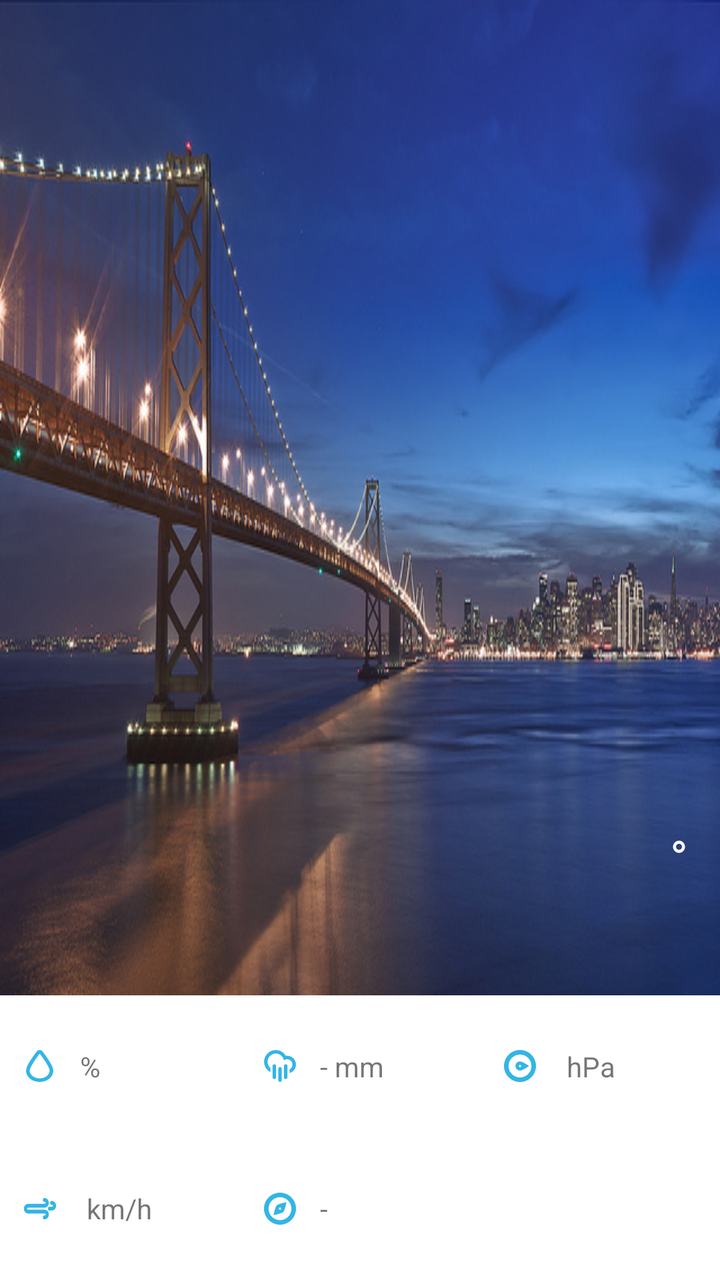
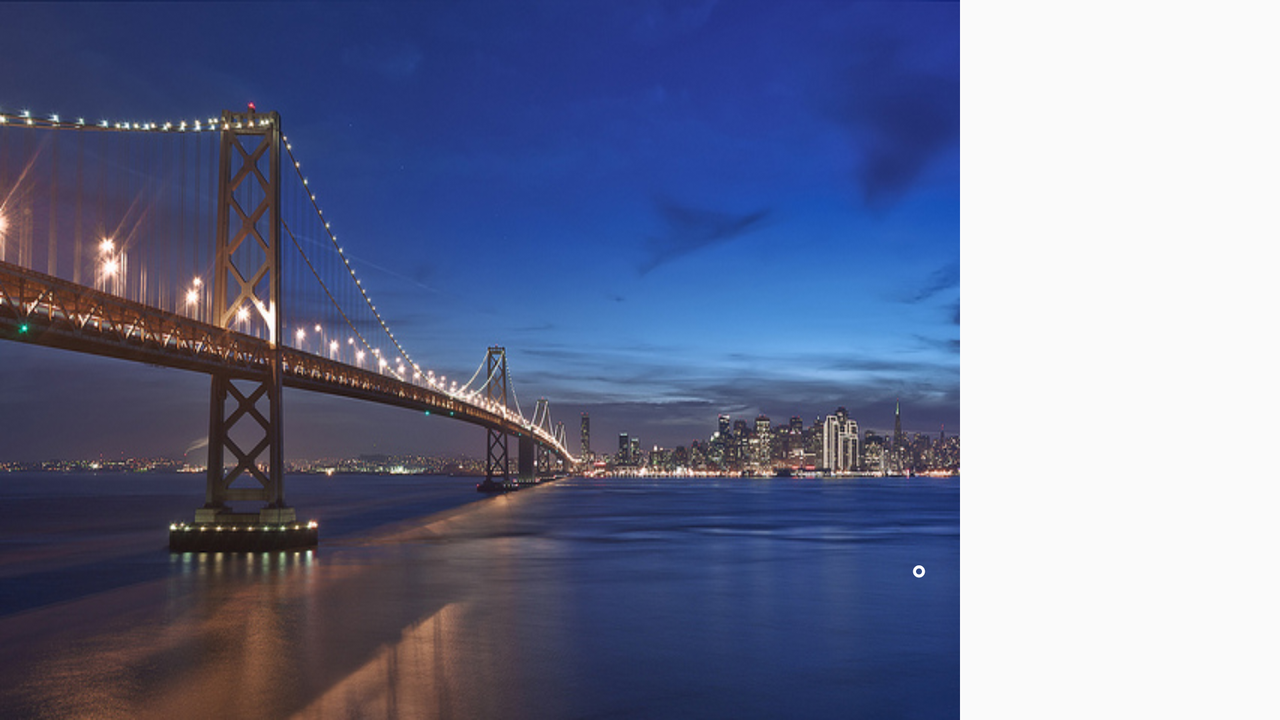

The same Android screen from two of the app's own layout files: first res/layout/ as a phone draws it, then the repository's variant for another configuration, drawn on a device whose configuration selects that folder. Both files follow.
<!-- AndroidManifest.xml: application theme AppTheme -->
<!-- res/layout/fragment_today.xml -->
<LinearLayout xmlns:android="http://schemas.android.com/apk/res/android"
    xmlns:tools="http://schemas.android.com/tools" android:layout_width="match_parent"
    android:layout_height="match_parent"
    android:orientation="vertical"
    tools:context="com.example.android.navigationdrawer.ui.TodayFragment">


    <RelativeLayout
        android:layout_width="match_parent"
        android:layout_height="0dp"
        android:layout_weight="7"
        android:background="@drawable/stock">

        <ImageView
            android:id="@+id/weather_icon"
            android:layout_width="40dp"
            android:layout_height="40dp"
            android:layout_alignParentBottom="true"
            android:layout_marginLeft="16dp"
            android:layout_marginBottom="24dp"
            android:background="@drawable/gray_background"/>

        <TextView
            android:id="@+id/weather_condition"
            android:layout_width="wrap_content"
            android:layout_height="wrap_content"
            android:textColor="@color/white"
            android:textSize="20sp"
            android:layout_alignBottom="@id/weather_icon"
            android:layout_alignTop="@id/weather_icon"
            android:gravity="center"
            android:layout_toRightOf="@id/weather_icon"
            android:layout_marginLeft="8dp"/>

        <TextView
            android:id="@+id/weather_city"
            android:layout_width="wrap_content"
            android:layout_height="wrap_content"
            android:textSize="32sp"
            android:textColor="@color/white"
            android:layout_above="@id/weather_icon"
            android:layout_alignLeft="@id/weather_icon"
            android:layout_marginBottom="8dp"/>

        <TextView
            android:id="@+id/weather_degree"
            android:layout_width="wrap_content"
            android:layout_height="wrap_content"
            android:textSize="24sp"
            android:textColor="@color/white"
            android:text="\u00B0"
            android:layout_alignParentRight="true"
            android:layout_alignBottom="@id/weather_icon"
            android:layout_alignTop="@id/weather_city"
            android:gravity="center"
            android:layout_marginRight="16dp"/>

    </RelativeLayout>

    <LinearLayout
        android:layout_width="match_parent"
        android:layout_height="0dp"
        android:layout_weight="2"
        android:orientation="vertical"
        android:background="@color/white">

        <LinearLayout
            android:id="@+id/first_line"
            android:layout_width="match_parent"
            android:layout_height="0dp"
            android:layout_weight="1"
            android:orientation="horizontal">

            <TextView
                android:id="@+id/weather_humidity"
                android:layout_width="0dp"
                android:layout_height="match_parent"
                android:text="%"
                android:layout_weight="1"
                android:drawableLeft="@drawable/ic_weather_humidity"
                android:drawablePadding="8dp"
                android:paddingLeft="8dp"
                android:gravity="center_vertical"
                />

            <TextView
                android:id="@+id/weather_precipitation"
                android:layout_width="0dp"
                android:layout_height="match_parent"
                android:layout_weight="1"
                android:text="- mm"
                android:drawableLeft="@drawable/ic_weather_precipitation"
                android:drawablePadding="8dp"
                android:paddingLeft="8dp"
                android:gravity="center_vertical"/>

            <TextView
                android:id="@+id/weather_pressure"
                android:layout_width="0dp"
                android:layout_height="match_parent"
                android:layout_weight="1"
                android:text=" hPa"
                android:drawableLeft="@drawable/ic_weather_pressure"
                android:drawablePadding="8dp"
                android:paddingLeft="8dp"
                android:gravity="center_vertical"/>

        </LinearLayout>

        <LinearLayout
            android:id="@+id/second_line"
            android:layout_width="match_parent"
            android:layout_height="0dp"
            android:layout_weight="1"
            android:orientation="horizontal">

            <TextView
                android:id="@+id/weather_wind"
                android:layout_width="0dp"
                android:layout_height="match_parent"
                android:layout_weight="1"
                android:text=" km/h"
                android:drawableLeft="@drawable/ic_weather_wind"
                android:drawablePadding="8dp"
                android:paddingLeft="8dp"
                android:gravity="center_vertical"/>

            <TextView
                android:id="@+id/weather_direction"
                android:layout_width="0dp"
                android:layout_height="match_parent"
                android:layout_weight="1"
                android:text="-"
                android:drawableLeft="@drawable/ic_weather_direction"
                android:drawablePadding="8dp"
                android:paddingLeft="8dp"
                android:gravity="center_vertical"/>

            <TextView
                android:layout_width="0dp"
                android:layout_height="match_parent"
                android:layout_weight="1"/>

        </LinearLayout>

    </LinearLayout>


</LinearLayout>
<!-- resources referenced by this layout -->
<resources>
  <color name="white">#FFF</color>
  <!-- drawable gray_background (drawable) -->
  <?xml version="1.0" encoding="utf-8"?>
  <shape xmlns:android="http://schemas.android.com/apk/res/android"
      android:shape="oval">
  
      <solid android:color="@color/ligh_gray" />
      <size android:height="@dimen/gray_bg_width_height"
          android:width="@dimen/gray_bg_width_height" />
  
  </shape>
  <!-- drawable ic_weather_direction: png bitmap (drawable, 17490 bytes) -->
  <!-- drawable ic_weather_humidity: png bitmap (drawable, 20588 bytes) -->
  <!-- drawable ic_weather_precipitation: png bitmap (drawable, 13750 bytes) -->
  <!-- drawable ic_weather_pressure: png bitmap (drawable, 17223 bytes) -->
  <!-- drawable ic_weather_wind: png bitmap (drawable, 23288 bytes) -->
  <!-- drawable stock: png bitmap (drawable, 323890 bytes) -->
  <style name="AppTheme" parent="Theme.AppCompat.Light.DarkActionBar">
          
      </style>
  <dimen name="gray_bg_width_height">64dp</dimen>
</resources>
<!-- res/layout-land/fragment_today.xml (the repository's variant of the layout above) -->
<!-- drawn on the phone turned sideways -->
<?xml version="1.0" encoding="utf-8"?>
<LinearLayout xmlns:android="http://schemas.android.com/apk/res/android"
    xmlns:tools="http://schemas.android.com/tools"
    android:orientation="horizontal"
    android:layout_width="match_parent"
    android:layout_height="match_parent">

    <RelativeLayout
        android:layout_width="@dimen/zero_dp"
        android:layout_height="match_parent"
        android:layout_weight="3"
        android:background="@drawable/stock">

        <ImageView
            android:id="@+id/weather_icon"
            android:layout_width="@dimen/ft_weather_icon_width_height"
            android:layout_height="@dimen/ft_weather_icon_width_height"
            android:layout_alignParentBottom="true"
            android:layout_marginLeft="@dimen/wide_margin_padding"
            android:layout_marginBottom="@dimen/ft_weather_icon_margin_bottom"
            android:background="@drawable/gray_background"
            tools:ignore="RtlHardcoded" />

        <TextView
            android:id="@+id/weather_condition"
            android:layout_width="wrap_content"
            android:layout_height="wrap_content"
            android:textColor="@color/white"
            android:textSize="@dimen/normal_text_size"
            android:layout_alignBottom="@id/weather_icon"
            android:layout_alignTop="@id/weather_icon"
            android:gravity="center"
            android:layout_toRightOf="@id/weather_icon"
            android:layout_marginLeft="@dimen/standart_margin_padding"
            tools:ignore="RtlHardcoded" />

        <TextView
            android:id="@+id/weather_city"
            android:layout_width="wrap_content"
            android:layout_height="wrap_content"
            android:textSize="@dimen/big_text_size"
            android:textColor="@color/white"
            android:layout_above="@id/weather_icon"
            android:layout_alignLeft="@id/weather_icon"
            android:layout_marginBottom="@dimen/standart_margin_padding"
            tools:ignore="RtlHardcoded" />

        <TextView
            android:id="@+id/weather_degree"
            android:layout_width="wrap_content"
            android:layout_height="wrap_content"
            android:textSize="@dimen/ft_weather_degree_text_size"
            android:textColor="@color/white"
            android:text="@string/degree_symbol"
            android:layout_alignParentRight="true"
            android:layout_alignBottom="@id/weather_icon"
            android:layout_alignTop="@id/weather_city"
            android:gravity="center"
            android:layout_marginRight="@dimen/wide_margin_padding"
            tools:ignore="RelativeOverlap,RtlHardcoded" />

    </RelativeLayout>


    <LinearLayout
        android:layout_width="@dimen/zero_dp"
        android:layout_height="match_parent"
        android:layout_weight="1"
        android:orientation="vertical">

        <LinearLayout
            android:layout_width="match_parent"
            android:layout_height="match_parent">

            <LinearLayout
                android:layout_width="@dimen/zero_dp"
                android:layout_height="match_parent"
                android:orientation="vertical"
                android:layout_weight="1">
                <TextView
                    android:id="@+id/weather_humidity"
                    android:text="@string/percent_symbol"
                    android:drawableLeft="@drawable/ic_weather_humidity"
                    style="@style/TodayFragmentExtraInformationsLandscape"
                    tools:ignore="RtlHardcoded" />

                <TextView
                    android:id="@+id/weather_precipitation"
                    style="@style/TodayFragmentExtraInformationsLandscape"
                    android:text="@string/mm"
                    android:drawableLeft="@drawable/ic_weather_precipitation"
                    tools:ignore="RtlHardcoded" />

                <TextView
                    android:id="@+id/weather_pressure"
                    style="@style/TodayFragmentExtraInformationsLandscape"
                    android:text="@string/hPa"
                    android:drawableLeft="@drawable/ic_weather_pressure"
                    tools:ignore="RtlHardcoded" />


                <TextView
                    android:id="@+id/weather_wind"
                    style="@style/TodayFragmentExtraInformationsLandscape"
                    android:text="@string/km_h"
                    android:drawableLeft="@drawable/ic_weather_wind"
                    tools:ignore="RtlHardcoded" />

                <TextView
                    android:id="@+id/weather_direction"
                    style="@style/TodayFragmentExtraInformationsLandscape"
                    android:text="@string/minus"
                    android:drawableLeft="@drawable/ic_weather_direction"
                    tools:ignore="RtlHardcoded" />

            </LinearLayout>


        </LinearLayout>


    </LinearLayout>

</LinearLayout>
<!-- resources referenced by the variant -->
<!-- as the phone turned sideways resolves them -->
<resources>
  <color name="white">#FFF</color>
  <dimen name="big_text_size">32sp</dimen>
  <dimen name="ft_weather_degree_text_size">24sp</dimen>
  <dimen name="ft_weather_icon_margin_bottom">24dp</dimen>
  <dimen name="ft_weather_icon_width_height">40dp</dimen>
  <dimen name="normal_text_size">18sp</dimen>
  <dimen name="standart_margin_padding">8dp</dimen>
  <dimen name="wide_margin_padding">16dp</dimen>
  <dimen name="zero_dp">0dp</dimen>
  <!-- drawable gray_background (drawable) -->
  <?xml version="1.0" encoding="utf-8"?>
  <shape xmlns:android="http://schemas.android.com/apk/res/android"
      android:shape="oval">
  
      <solid android:color="@color/ligh_gray" />
      <size android:height="@dimen/gray_bg_width_height"
          android:width="@dimen/gray_bg_width_height" />
  
  </shape>
  <!-- drawable ic_weather_direction: png bitmap (drawable, 17490 bytes) -->
  <!-- drawable ic_weather_humidity: png bitmap (drawable, 20588 bytes) -->
  <!-- drawable ic_weather_precipitation: png bitmap (drawable, 13750 bytes) -->
  <!-- drawable ic_weather_pressure: png bitmap (drawable, 17223 bytes) -->
  <!-- drawable ic_weather_wind: png bitmap (drawable, 23288 bytes) -->
  <!-- drawable stock: png bitmap (drawable, 323890 bytes) -->
  <string name="degree_symbol">°</string>
  <string name="hPa">hPa</string>
  <string name="km_h">km/h</string>
  <string name="minus">-</string>
  <string name="mm">- mm</string>
  <string name="percent_symbol">%</string>
  <style name="AppTheme" parent="Theme.AppCompat.Light.DarkActionBar">
          
      </style>
  <dimen name="gray_bg_width_height">64dp</dimen>
</resources>
